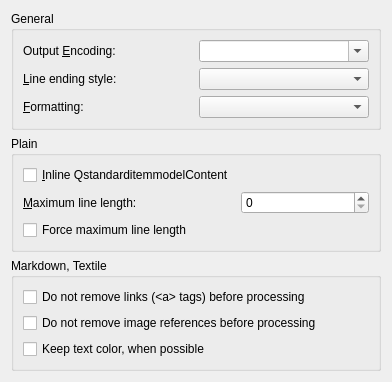
<?xml version="1.0" encoding="UTF-8"?>
<ui version="4.0">
 <class>Form</class>
 <widget class="QWidget" name="Form">
  <property name="geometry">
   <rect>
    <x>0</x>
    <y>0</y>
    <width>392</width>
    <height>346</height>
   </rect>
  </property>
  <property name="windowTitle">
   <string>Form</string>
  </property>
  <layout class="QVBoxLayout" name="verticalLayout_2">
   <item>
    <widget class="QGroupBox" name="groupBox">
     <property name="title">
      <string>General</string>
     </property>
     <layout class="QGridLayout" name="gridLayout">
      <item row="0" column="0">
       <widget class="QLabel" name="label_3">
        <property name="text">
         <string>Output &amp;Encoding:</string>
        </property>
        <property name="buddy">
         <cstring>opt_txt_output_encoding</cstring>
        </property>
       </widget>
      </item>
      <item row="0" column="1">
       <widget class="EncodingComboBox" name="opt_txt_output_encoding">
        <property name="editable">
         <bool>true</bool>
        </property>
       </widget>
      </item>
      <item row="1" column="0">
       <widget class="QLabel" name="label">
        <property name="text">
         <string>&amp;Line ending style:</string>
        </property>
        <property name="buddy">
         <cstring>opt_newline</cstring>
        </property>
       </widget>
      </item>
      <item row="1" column="1">
       <widget class="QComboBox" name="opt_newline"/>
      </item>
      <item row="2" column="0">
       <widget class="QLabel" name="label_4">
        <property name="text">
         <string>&amp;Formatting:</string>
        </property>
        <property name="buddy">
         <cstring>opt_txt_output_formatting</cstring>
        </property>
       </widget>
      </item>
      <item row="2" column="1">
       <widget class="QComboBox" name="opt_txt_output_formatting"/>
      </item>
     </layout>
    </widget>
   </item>
   <item>
    <widget class="QGroupBox" name="groupBox_2">
     <property name="title">
      <string>Plain</string>
     </property>
     <layout class="QGridLayout" name="gridLayout_2">
      <item row="1" column="0">
       <widget class="QLabel" name="label_2">
        <property name="text">
         <string>&amp;Maximum line length:</string>
        </property>
        <property name="buddy">
         <cstring>opt_max_line_length</cstring>
        </property>
       </widget>
      </item>
      <item row="1" column="1">
       <widget class="QSpinBox" name="opt_max_line_length"/>
      </item>
      <item row="2" column="0" colspan="2">
       <widget class="QCheckBox" name="opt_force_max_line_length">
        <property name="text">
         <string>Force maximum line length</string>
        </property>
       </widget>
      </item>
      <item row="0" column="0">
       <widget class="QCheckBox" name="opt_inline_toc">
        <property name="text">
         <string>&amp;Inline QstandarditemmodelContent</string>
        </property>
       </widget>
      </item>
     </layout>
    </widget>
   </item>
   <item>
    <widget class="QGroupBox" name="groupBox_3">
     <property name="title">
      <string>Markdown, Textile</string>
     </property>
     <layout class="QVBoxLayout" name="verticalLayout">
      <item>
       <widget class="QCheckBox" name="opt_keep_links">
        <property name="text">
         <string>Do not remove links (&lt;a&gt; tags) before processing</string>
        </property>
       </widget>
      </item>
      <item>
       <widget class="QCheckBox" name="opt_keep_image_references">
        <property name="text">
         <string>Do not remove image references before processing</string>
        </property>
       </widget>
      </item>
      <item>
       <widget class="QCheckBox" name="opt_keep_color">
        <property name="text">
         <string>Keep text color, when possible</string>
        </property>
       </widget>
      </item>
     </layout>
    </widget>
   </item>
  </layout>
 </widget>
 <customwidgets>
  <customwidget>
   <class>EncodingComboBox</class>
   <extends>QComboBox</extends>
   <header>calibre/gui2/widgets.h</header>
  </customwidget>
 </customwidgets>
 <resources/>
 <connections/>
</ui>
